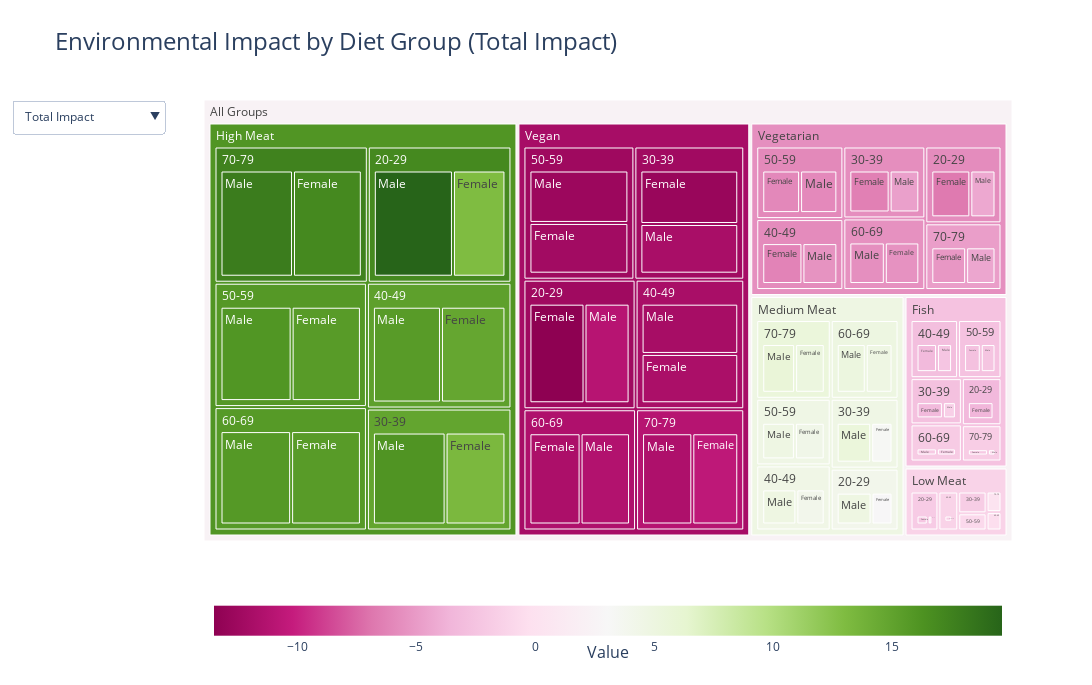

Source (notebook cell):
### Code cell
import pandas as pd
import plotly.graph_objects as go
import plotly.express as px

# Load and process data
df = pd.read_csv('Results_21Mar2022.csv')

# Aggregate the measures by taking the mean
agg_df = df.groupby(['diet_group', 'age_group', 'sex']).agg(
    {
        'mean_ghgs': ['mean'], 
        'mean_land': ['mean'],
        'mean_watscar': ['mean'],
        'mean_eut': ['mean'],
        'mean_ghgs_ch4': ['mean'],
        'mean_ghgs_n2o': ['mean'],
        'mean_bio': ['mean'],
        'mean_watuse': ['mean'],
        'mean_acid': ['mean']
    }
)
measures = ['mean_ghgs', 'mean_land', 'mean_watscar', 'mean_eut', 'mean_ghgs_ch4', 'mean_ghgs_n2o', 'mean_bio', 'mean_watuse', 'mean_acid']

# Calculate Z-scores
for measure in measures:
    agg_df["z_" + measure] = (agg_df[measure] - agg_df[measure].mean()) / agg_df[measure].std()

# Prepare total impact data
agg_df.reset_index(inplace=True)
agg_df.columns = agg_df.columns.droplevel(1)
cols = [f"z_{measure}" for measure in measures]
agg_df['total_impact'] = agg_df[cols].sum(axis=1)
agg_df['total_impact_abs'] = agg_df['total_impact'].abs()

# Rename groups and sexes for better readability
agg_df['diet_group'] = agg_df['diet_group'].replace({
    'meat100': 'High Meat', 
    'meat': 'Medium Meat', 
    'meat50': 'Low Meat',
    'vegan': 'Vegan',
    'veggie': 'Vegetarian',
    'fish': 'Fish'
})
agg_df['sex'] = agg_df['sex'].replace({'male': 'Male', 'female': 'Female'})

# Prepare long format for individual measures
long_df = agg_df.melt(
    id_vars=['diet_group', 'age_group', 'sex'], 
    value_vars=cols, 
    var_name='measure', 
    value_name='z_score'
)
long_df['measure'] = long_df['measure'].str.replace('z_', '').str.replace('_', ' ').str.title()
long_df.loc[:, 'z_score_abs'] = long_df['z_score'].abs()

# Create treemap for total impact
fig_total = px.treemap(
    agg_df, 
    path=[px.Constant('All Groups'), 'diet_group', 'age_group', 'sex'], 
    values='total_impact_abs', 
    color='total_impact', 
    color_continuous_scale=['darkgreen', 'white', '#bb0000'],
    range_color=(-13, 19)
)

# Create treemap for individual measures
fig_measures = px.treemap(
    long_df, 
    path=[px.Constant('All Groups'), 'diet_group', 'age_group', 'sex', 'measure'], 
    values='z_score_abs', 
    color='z_score', 
    color_continuous_scale=['darkgreen', 'white', '#bb0000'],
    range_color=(-3, 3)
)

# Combine into a single figure with dropdown
fig = go.Figure()

# Add traces
fig.add_trace(fig_total.data[0])  # Total impact treemap
fig.add_trace(fig_measures.data[0])  # Individual measures treemap

# Set initial visibility
fig.data[0].visible = True  # Total impact
fig.data[1].visible = False  # Individual measures

# Create dropdown menu for switching
fig.update_layout(
    updatemenus=[
        {
            "buttons": [
                {
                    "label": "Total Impact",
                    "method": "update",
                    "args": [
                        {"visible": [True, False]},  # Toggle visibility
                        {"title.text": "Environmental Impact by Diet Group (Total Impact)"},
                        {"coloraxis.cmin": -13, "coloraxis.cmax": 19}  # Update color scale
                    ]
                },
                {
                    "label": "Individual Measures",
                    "method": "update",
                    "args": [
                        {"visible": [False, True]},  # Toggle visibility
                        {"title.text": "Environmental Impact by Measure and Diet Group"},
                        {"coloraxis.cmin": -3, "coloraxis.cmax": 3}  # Update color scale
                    ]
                },
            ],
            "direction": "down",
            "showactive": True,
        }
    ],
    title="Environmental Impact by Diet Group (Total Impact)",  # Initial title
    title_font_size=24,
    coloraxis_colorbar=dict(
        title="Value",
        title_font_size=16,
        tickfont_size=12,
        orientation="h",
        xanchor="center", 
        x=0.5,
        y=-0.3,
        title_side="bottom"
    ),
    width=1500,
    height=685,
)

# Show the interactive plot
fig.show()

### Figure 1 — Plotly figure (JSON) as saved in the notebook; plotly's stock layout.template omitted (floating-point values rounded to 4 significant figures; data arrays with more than 128 entries replaced by an {"elided": "..."} marker saying what was removed)
{"data": [{"branchvalues": "total", "customdata": [[-3.528], [-0.2717], [-3.243], [-1.595], [-3.246], [-2.384], [-2.73], [-2.412], [-1.874], [-2.016], [-2.132], [-0.802], [2.9], [4.821], [3.33], [5.395], [4.045], [4.875], [4.349], [4.77], [4.721], [5.109], [5.12], [5.681], [13.0], [19.61], [13.27], [16.1], [14.74], [15.56], [15.59], [16.0], [15.58], [15.76], [16.95], [17.85], [-2.28], [-0.9518], [-1.812], [0.02328], [-1.585], [-0.7152], [-0.9153], [-0.536], [-0.3627], [-0.4541], [-0.3556], [0.5572], [-13.5], [-11.04], [-12.81], [-11.9], [-11.77], [-12.0], [-12.27], [-12.68], [-11.72], [-11.34], [-10.58], [-11.58], [-6.699], [-4.326], [-6.397], [-4.714], [-6.226], [-5.414], [-6.001], [-5.91], [-5.45], [-5.604], [-5.192], [-4.381], [-3.295], [-2.7], [-2.881], [-2.581], [-1.948], [-1.768], [4.1], [4.607], [4.498], [4.569], [4.923], [5.415], [16.97], [14.82], [15.16], [15.79], [15.67], [17.41], [-1.888], [-1.789], [-1.314], [-0.7752], [-0.4135], [0.2016], [-12.39], [-12.37], [-11.89], [-12.48], [-11.53], [-11.1], [-5.768], [-5.683], [-5.848], [-5.956], [-5.528], [-4.821], [-2.586], [4.727], [16.02], [-1.298], [-11.98], [-5.625], [2.309]], "domain": {"x": [0, 1], "y": [0, 1]}, "hovertemplate": "labels=%{label}<br>total_impact_abs=%{value}<br>parent=%{parent}<br>id=%{id}<br>total_impact=%{color}<extra></extra>", "ids": ["All Groups/Fish/20-29/Female", "All Groups/Fish/20-29/Male", "All Groups/Fish/30-39/Female", "All Groups/Fish/30-39/Male", "All Groups/Fish/40-49/Female", "All Groups/Fish/40-49/Male", "All Groups/Fish/50-59/Female", "All Groups/Fish/50-59/Male", "All Groups/Fish/60-69/Female", "All Groups/Fish/60-69/Male", "All Groups/Fish/70-79/Female", "All Groups/Fish/70-79/Male", "All Groups/Medium Meat/20-29/Female", "All Groups/Medium Meat/20-29/Male", "All Groups/Medium Meat/30-39/Female", "All Groups/Medium Meat/30-39/Male", "All Groups/Medium Meat/40-49/Female", "All Groups/Medium Meat/40-49/Male", "All Groups/Medium Meat/50-59/Female", "All Groups/Medium Meat/50-59/Male", "All Groups/Medium Meat/60-69/Female", "All Groups/Medium Meat/60-69/Male", "All Groups/Medium Meat/70-79/Female", "All Groups/Medium Meat/70-79/Male", "All Groups/High Meat/20-29/Female", "All Groups/High Meat/20-29/Male", "All Groups/High Meat/30-39/Female", "All Groups/High Meat/30-39/Male", "All Groups/High Meat/40-49/Female", "All Groups/High Meat/40-49/Male", "All Groups/High Meat/50-59/Female", "All Groups/High Meat/50-59/Male", "All Groups/High Meat/60-69/Female", "All Groups/High Meat/60-69/Male", "All Groups/High Meat/70-79/Female", "All Groups/High Meat/70-79/Male", "All Groups/Low Meat/20-29/Female", "All Groups/Low Meat/20-29/Male", "All Groups/Low Meat/30-39/Female", "All Groups/Low Meat/30-39/Male", "All Groups/Low Meat/40-49/Female", "All Groups/Low Meat/40-49/Male", "All Groups/Low Meat/50-59/Female", "All Groups/Low Meat/50-59/Male", "All Groups/Low Meat/60-69/Female", "All Groups/Low Meat/60-69/Male", "All Groups/Low Meat/70-79/Female", "All Groups/Low Meat/70-79/Male", "All Groups/Vegan/20-29/Female", "All Groups/Vegan/20-29/Male", "All Groups/Vegan/30-39/Female", "All Groups/Vegan/30-39/Male", "All Groups/Vegan/40-49/Female", "All Groups/Vegan/40-49/Male", "All Groups/Vegan/50-59/Female", "All Groups/Vegan/50-59/Male", "All Groups/Vegan/60-69/Female", "All Groups/Vegan/60-69/Male", "All Groups/Vegan/70-79/Female", "All Groups/Vegan/70-79/Male", "All Groups/Vegetarian/20-29/Female", "All Groups/Vegetarian/20-29/Male", "All Groups/Vegetarian/30-39/Female", "All Groups/Vegetarian/30-39/Male", "All Groups/Vegetarian/40-49/Female", "All Groups/Vegetarian/40-49/Male", "All Groups/Vegetarian/50-59/Female", "All Groups/Vegetarian/50-59/Male", "All Groups/Vegetarian/60-69/Female", "All Groups/Vegetarian/60-69/Male", "All Groups/Vegetarian/70-79/Female", "All Groups/Vegetarian/70-79/Male", "All Groups/Fish/20-29", "All Groups/Fish/30-39", "All Groups/Fish/40-49", "All Groups/Fish/50-59", "All Groups/Fish/60-69", "All Groups/Fish/70-79", "All Groups/Medium Meat/20-29", "All Groups/Medium Meat/30-39", "All Groups/Medium Meat/40-49", "All Groups/Medium Meat/50-59", "All Groups/Medium Meat/60-69", "All Groups/Medium Meat/70-79", "All Groups/High Meat/20-29", "All Groups/High Meat/30-39", "All Groups/High Meat/40-49", "All Groups/High Meat/50-59", "All Groups/High Meat/60-69", "All Groups/High Meat/70-79", "All Groups/Low Meat/20-29", "All Groups/Low Meat/30-39", "All Groups/Low Meat/40-49", "All Groups/Low Meat/50-59", "All Groups/Low Meat/60-69", "All Groups/Low Meat/70-79", "All Groups/Vegan/20-29", "All Groups/Vegan/30-39", "All Groups/Vegan/40-49", "All Groups/Vegan/50-59", "All Groups/Vegan/60-69", "All Groups/Vegan/70-79", "All Groups/Vegetarian/20-29", "All Groups/Vegetarian/30-39", "All Groups/Vegetarian/40-49", "All Groups/Vegetarian/50-59", "All Groups/Vegetarian/60-69", "All Groups/Vegetarian/70-79", "All Groups/Fish", "All Groups/Medium Meat", "All Groups/High Meat", "All Groups/Low Meat", "All Groups/Vegan", "All Groups/Vegetarian", "All Groups"], "labels": ["Female", "Male", "Female", "Male", "Female", "Male", "Female", "Male", "Female", "Male", "Female", "Male", "Female", "Male", "Female", "Male", "Female", "Male", "Female", "Male", "Female", "Male", "Female", "Male", "Female", "Male", "Female", "Male", "Female", "Male", "Female", "Male", "Female", "Male", "Female", "Male", "Female", "Male", "Female", "Male", "Female", "Male", "Female", "Male", "Female", "Male", "Female", "Male", "Female", "Male", "Female", "Male", "Female", "Male", "Female", "Male", "Female", "Male", "Female", "Male", "Female", "Male", "Female", "Male", "Female", "Male", "Female", "Male", "Female", "Male", "Female", "Male", "20-29", "30-39", "40-49", "50-59", "60-69", "70-79", "20-29", "30-39", "40-49", "50-59", "60-69", "70-79", "20-29", "30-39", "40-49", "50-59", "60-69", "70-79", "20-29", "30-39", "40-49", "50-59", "60-69", "70-79", "20-29", "30-39", "40-49", "50-59", "60-69", "70-79", "20-29", "30-39", "40-49", "50-59", "60-69", "70-79", "Fish", "Medium Meat", "High Meat", "Low Meat", "Vegan", "Vegetarian", "All Groups"], "marker": {"coloraxis": "coloraxis", "colors": [-3.528, -0.2717, -3.243, -1.595, -3.246, -2.384, -2.73, -2.412, -1.874, -2.016, -2.132, -0.802, 2.9, 4.821, 3.33, 5.395, 4.045, 4.875, 4.349, 4.77, 4.721, 5.109, 5.12, 5.681, 13.0, 19.61, 13.27, 16.1, 14.74, 15.56, 15.59, 16.0, 15.58, 15.76, 16.95, 17.85, -2.28, -0.9518, -1.812, 0.02328, -1.585, -0.7152, -0.9153, -0.536, -0.3627, -0.4541, -0.3556, 0.5572, -13.5, -11.04, -12.81, -11.9, -11.77, -12.0, -12.27, -12.68, -11.72, -11.34, -10.58, -11.58, -6.699, -4.326, -6.397, -4.714, -6.226, -5.414, -6.001, -5.91, -5.45, -5.604, -5.192, -4.381, -3.295, -2.7, -2.881, -2.581, -1.948, -1.768, 4.1, 4.607, 4.498, 4.569, 4.923, 5.415, 16.97, 14.82, 15.16, 15.79, 15.67, 17.41, -1.888, -1.789, -1.314, -0.7752, -0.4135, 0.2016, -12.39, -12.37, -11.89, -12.48, -11.53, -11.1, -5.768, -5.683, -5.848, -5.956, -5.528, -4.821, -2.586, 4.727, 16.02, -1.298, -11.98, -5.625, 2.309]}, "name": "", "parents": ["All Groups/Fish/20-29", "All Groups/Fish/20-29", "All Groups/Fish/30-39", "All Groups/Fish/30-39", "All Groups/Fish/40-49", "All Groups/Fish/40-49", "All Groups/Fish/50-59", "All Groups/Fish/50-59", "All Groups/Fish/60-69", "All Groups/Fish/60-69", "All Groups/Fish/70-79", "All Groups/Fish/70-79", "All Groups/Medium Meat/20-29", "All Groups/Medium Meat/20-29", "All Groups/Medium Meat/30-39", "All Groups/Medium Meat/30-39", "All Groups/Medium Meat/40-49", "All Groups/Medium Meat/40-49", "All Groups/Medium Meat/50-59", "All Groups/Medium Meat/50-59", "All Groups/Medium Meat/60-69", "All Groups/Medium Meat/60-69", "All Groups/Medium Meat/70-79", "All Groups/Medium Meat/70-79", "All Groups/High Meat/20-29", "All Groups/High Meat/20-29", "All Groups/High Meat/30-39", "All Groups/High Meat/30-39", "All Groups/High Meat/40-49", "All Groups/High Meat/40-49", "All Groups/High Meat/50-59", "All Groups/High Meat/50-59", "All Groups/High Meat/60-69", "All Groups/High Meat/60-69", "All Groups/High Meat/70-79", "All Groups/High Meat/70-79", "All Groups/Low Meat/20-29", "All Groups/Low Meat/20-29", "All Groups/Low Meat/30-39", "All Groups/Low Meat/30-39", "All Groups/Low Meat/40-49", "All Groups/Low Meat/40-49", "All Groups/Low Meat/50-59", "All Groups/Low Meat/50-59", "All Groups/Low Meat/60-69", "All Groups/Low Meat/60-69", "All Groups/Low Meat/70-79", "All Groups/Low Meat/70-79", "All Groups/Vegan/20-29", "All Groups/Vegan/20-29", "All Groups/Vegan/30-39", "All Groups/Vegan/30-39", "All Groups/Vegan/40-49", "All Groups/Vegan/40-49", "All Groups/Vegan/50-59", "All Groups/Vegan/50-59", "All Groups/Vegan/60-69", "All Groups/Vegan/60-69", "All Groups/Vegan/70-79", "All Groups/Vegan/70-79", "All Groups/Vegetarian/20-29", "All Groups/Vegetarian/20-29", "All Groups/Vegetarian/30-39", "All Groups/Vegetarian/30-39", "All Groups/Vegetarian/40-49", "All Groups/Vegetarian/40-49", "All Groups/Vegetarian/50-59", "All Groups/Vegetarian/50-59", "All Groups/Vegetarian/60-69", "All Groups/Vegetarian/60-69", "All Groups/Vegetarian/70-79", "All Groups/Vegetarian/70-79", "All Groups/Fish", "All Groups/Fish", "All Groups/Fish", "All Groups/Fish", "All Groups/Fish", "All Groups/Fish", "All Groups/Medium Meat", "All Groups/Medium Meat", "All Groups/Medium Meat", "All Groups/Medium Meat", "All Groups/Medium Meat", "All Groups/Medium Meat", "All Groups/High Meat", "All Groups/High Meat", "All Groups/High Meat", "All Groups/High Meat", "All Groups/High Meat", "All Groups/High Meat", "All Groups/Low Meat", "All Groups/Low Meat", "All Groups/Low Meat", "All Groups/Low Meat", "All Groups/Low Meat", "All Groups/Low Meat", "All Groups/Vegan", "All Groups/Vegan", "All Groups/Vegan", "All Groups/Vegan", "All Groups/Vegan", "All Groups/Vegan", "All Groups/Vegetarian", "All Groups/Vegetarian", "All Groups/Vegetarian", "All Groups/Vegetarian", "All Groups/Vegetarian", "All Groups/Vegetarian", "All Groups", "All Groups", "All Groups", "All Groups", "All Groups", "All Groups", ""], "type": "treemap", "values": [3.528, 0.2717, 3.243, 1.595, 3.246, 2.384, 2.73, 2.412, 1.874, 2.016, 2.132, 0.802, 2.9, 4.821, 3.33, 5.395, 4.045, 4.875, 4.349, 4.77, 4.721, 5.109, 5.12, 5.681, 13.0, 19.61, 13.27, 16.1, 14.74, 15.56, 15.59, 16.0, 15.58, 15.76, 16.95, 17.85, 2.28, 0.9518, 1.812, 0.02328, 1.585, 0.7152, 0.9153, 0.536, 0.3627, 0.4541, 0.3556, 0.5572, 13.5, 11.04, 12.81, 11.9, 11.77, 12.0, 12.27, 12.68, 11.72, 11.34, 10.58, 11.58, 6.699, 4.326, 6.397, 4.714, 6.226, 5.414, 6.001, 5.91, 5.45, 5.604, 5.192, 4.381, 3.799, 4.839, 5.63, 5.142, 3.89, 2.934, 7.721, 8.725, 8.919, 9.119, 9.83, 10.8, 32.6, 29.37, 30.3, 31.58, 31.35, 34.8, 3.231, 1.835, 2.3, 1.451, 0.8168, 0.9128, 24.54, 24.71, 23.77, 24.95, 23.06, 22.15, 11.02, 11.11, 11.64, 11.91, 11.05, 9.573, 26.23, 55.11, 190.0, 10.55, 143.2, 66.31, 491.4], "visible": true}, {"branchvalues": "total", "customdata": {"elided": "763x1 float values"}, "domain": {"x": [0, 1], "y": [0, 1]}, "hovertemplate": "labels=%{label}<br>z_score_abs=%{value}<br>parent=%{parent}<br>id=%{id}<br>z_score=%{color}<extra></extra>", "ids": {"elided": "763 str values"}, "labels": {"elided": "763 str values"}, "marker": {"coloraxis": "coloraxis", "colors": {"elided": "763 float values"}}, "name": "", "parents": {"elided": "763 str values"}, "type": "treemap", "values": {"elided": "763 float values"}, "visible": false}], "layout": {"coloraxis": {"colorbar": {"orientation": "h", "tickfont": {"size": 12}, "title": {"font": {"size": 16}, "side": "bottom", "text": "Value"}, "x": 0.5, "xanchor": "center", "y": -0.3}}, "height": 685, "title": {"font": {"size": 24}, "text": "Environmental Impact by Diet Group (Total Impact)"}, "updatemenus": [{"buttons": [{"args": [{"visible": [true, false]}, {"title.text": "Environmental Impact by Diet Group (Total Impact)"}, {"coloraxis.cmax": 19, "coloraxis.cmin": -13}], "label": "Total Impact", "method": "update"}, {"args": [{"visible": [false, true]}, {"title.text": "Environmental Impact by Measure and Diet Group"}, {"coloraxis.cmax": 3, "coloraxis.cmin": -3}], "label": "Individual Measures", "method": "update"}], "direction": "down", "showactive": true}], "width": 1500}}
